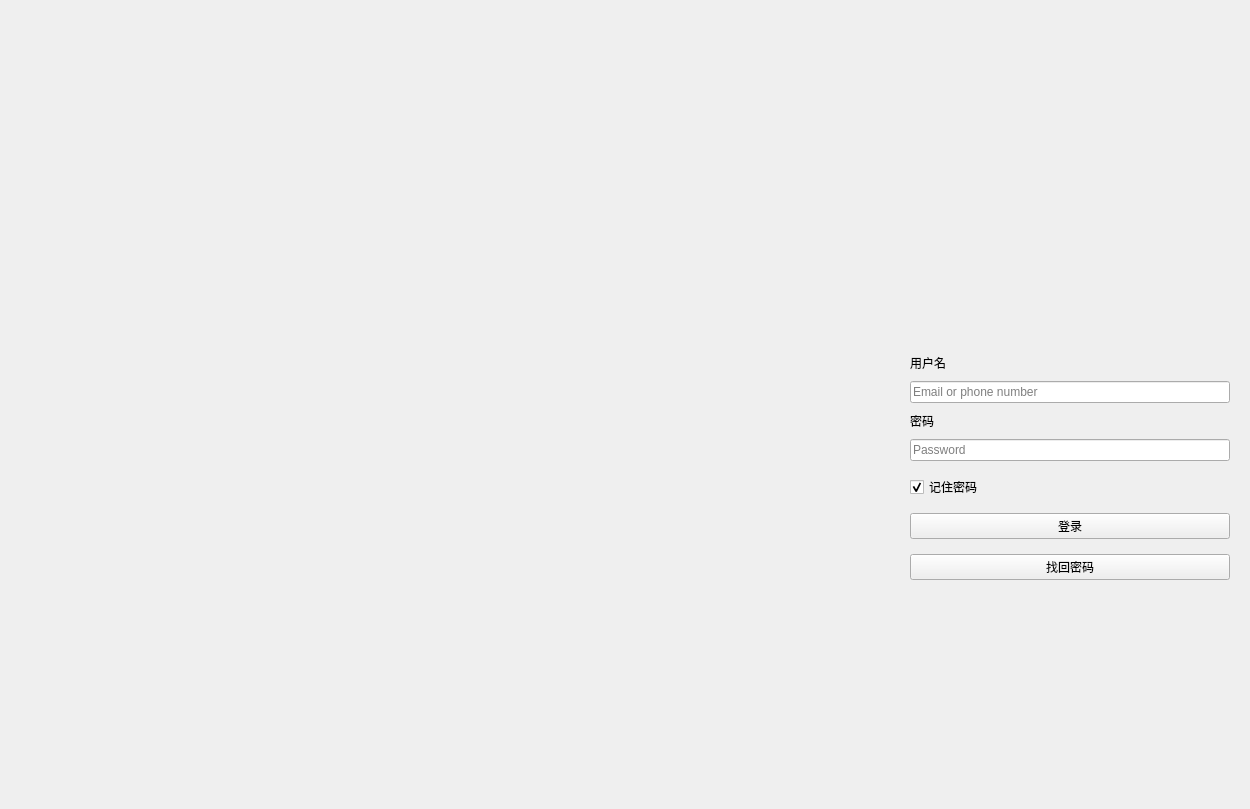
<?xml version="1.0" encoding="UTF-8"?>
<ui version="4.0">
 <class>Form</class>
 <widget class="QWidget" name="Form">
  <property name="geometry">
   <rect>
    <x>0</x>
    <y>0</y>
    <width>1250</width>
    <height>809</height>
   </rect>
  </property>
  <property name="minimumSize">
   <size>
    <width>700</width>
    <height>500</height>
   </size>
  </property>
  <property name="windowTitle">
   <string>Form</string>
  </property>
  <layout class="QHBoxLayout" name="horizontalLayout">
   <property name="spacing">
    <number>0</number>
   </property>
   <property name="leftMargin">
    <number>0</number>
   </property>
   <property name="topMargin">
    <number>0</number>
   </property>
   <property name="rightMargin">
    <number>0</number>
   </property>
   <property name="bottomMargin">
    <number>0</number>
   </property>
   <item>
    <widget class="QLabel" name="label">
     <property name="text">
      <string/>
     </property>
     <property name="pixmap">
      <pixmap resource="../resource.qrc">:/images/background.jpg</pixmap>
     </property>
     <property name="scaledContents">
      <bool>true</bool>
     </property>
    </widget>
   </item>
   <item>
    <widget class="QWidget" name="widget" native="true">
     <property name="sizePolicy">
      <sizepolicy hsizetype="Preferred" vsizetype="Preferred">
       <horstretch>0</horstretch>
       <verstretch>0</verstretch>
      </sizepolicy>
     </property>
     <property name="minimumSize">
      <size>
       <width>360</width>
       <height>0</height>
      </size>
     </property>
     <property name="maximumSize">
      <size>
       <width>360</width>
       <height>16777215</height>
      </size>
     </property>
     <property name="styleSheet">
      <string notr="true">QLabel{
	font: 13px 'Microsoft YaHei'
}</string>
     </property>
     <layout class="QVBoxLayout" name="verticalLayout_2">
      <property name="spacing">
       <number>9</number>
      </property>
      <property name="leftMargin">
       <number>20</number>
      </property>
      <property name="topMargin">
       <number>20</number>
      </property>
      <property name="rightMargin">
       <number>20</number>
      </property>
      <property name="bottomMargin">
       <number>20</number>
      </property>
      <item>
       <spacer name="verticalSpacer">
        <property name="orientation">
         <enum>Qt::Vertical</enum>
        </property>
        <property name="sizeHint" stdset="0">
         <size>
          <width>20</width>
          <height>40</height>
         </size>
        </property>
       </spacer>
      </item>
      <item alignment="Qt::AlignHCenter">
       <widget class="QLabel" name="label_2">
        <property name="enabled">
         <bool>true</bool>
        </property>
        <property name="sizePolicy">
         <sizepolicy hsizetype="Preferred" vsizetype="Expanding">
          <horstretch>0</horstretch>
          <verstretch>0</verstretch>
         </sizepolicy>
        </property>
        <property name="minimumSize">
         <size>
          <width>100</width>
          <height>100</height>
         </size>
        </property>
        <property name="maximumSize">
         <size>
          <width>100</width>
          <height>100</height>
         </size>
        </property>
        <property name="text">
         <string/>
        </property>
        <property name="pixmap">
         <pixmap resource="../resource.qrc">:/images/logo.png</pixmap>
        </property>
        <property name="scaledContents">
         <bool>true</bool>
        </property>
       </widget>
      </item>
      <item>
       <spacer name="verticalSpacer_3">
        <property name="orientation">
         <enum>Qt::Vertical</enum>
        </property>
        <property name="sizeType">
         <enum>QSizePolicy::Fixed</enum>
        </property>
        <property name="sizeHint" stdset="0">
         <size>
          <width>20</width>
          <height>15</height>
         </size>
        </property>
       </spacer>
      </item>
      <item>
       <layout class="QGridLayout" name="gridLayout" columnstretch="0">
        <property name="horizontalSpacing">
         <number>4</number>
        </property>
        <property name="verticalSpacing">
         <number>9</number>
        </property>
       </layout>
      </item>
      <item>
       <widget class="BodyLabel" name="label_5">
        <property name="text">
         <string>用户名</string>
        </property>
       </widget>
      </item>
      <item>
       <widget class="LineEdit" name="lineEdit_3">
        <property name="placeholderText">
         <string>Email or phone number</string>
        </property>
        <property name="clearButtonEnabled">
         <bool>true</bool>
        </property>
       </widget>
      </item>
      <item>
       <widget class="BodyLabel" name="label_6">
        <property name="text">
         <string>密码</string>
        </property>
       </widget>
      </item>
      <item>
       <widget class="LineEdit" name="lineEdit_4">
        <property name="echoMode">
         <enum>QLineEdit::Password</enum>
        </property>
        <property name="placeholderText">
         <string>Password</string>
        </property>
        <property name="clearButtonEnabled">
         <bool>true</bool>
        </property>
       </widget>
      </item>
      <item>
       <spacer name="verticalSpacer_5">
        <property name="orientation">
         <enum>Qt::Vertical</enum>
        </property>
        <property name="sizeType">
         <enum>QSizePolicy::Fixed</enum>
        </property>
        <property name="sizeHint" stdset="0">
         <size>
          <width>20</width>
          <height>5</height>
         </size>
        </property>
       </spacer>
      </item>
      <item>
       <widget class="CheckBox" name="checkBox">
        <property name="text">
         <string>记住密码</string>
        </property>
        <property name="checked">
         <bool>true</bool>
        </property>
       </widget>
      </item>
      <item>
       <spacer name="verticalSpacer_4">
        <property name="orientation">
         <enum>Qt::Vertical</enum>
        </property>
        <property name="sizeType">
         <enum>QSizePolicy::Fixed</enum>
        </property>
        <property name="sizeHint" stdset="0">
         <size>
          <width>20</width>
          <height>5</height>
         </size>
        </property>
       </spacer>
      </item>
      <item>
       <widget class="PrimaryPushButton" name="pushButton">
        <property name="text">
         <string>登录</string>
        </property>
       </widget>
      </item>
      <item>
       <spacer name="verticalSpacer_6">
        <property name="orientation">
         <enum>Qt::Vertical</enum>
        </property>
        <property name="sizeType">
         <enum>QSizePolicy::Fixed</enum>
        </property>
        <property name="sizeHint" stdset="0">
         <size>
          <width>20</width>
          <height>6</height>
         </size>
        </property>
       </spacer>
      </item>
      <item>
       <widget class="HyperlinkButton" name="pushButton_2">
        <property name="text">
         <string>找回密码</string>
        </property>
       </widget>
      </item>
      <item>
       <spacer name="verticalSpacer_2">
        <property name="orientation">
         <enum>Qt::Vertical</enum>
        </property>
        <property name="sizeHint" stdset="0">
         <size>
          <width>20</width>
          <height>40</height>
         </size>
        </property>
       </spacer>
      </item>
     </layout>
    </widget>
   </item>
  </layout>
 </widget>
 <customwidgets>
  <customwidget>
   <class>LineEdit</class>
   <extends>QLineEdit</extends>
   <header>qfluentwidgets</header>
  </customwidget>
  <customwidget>
   <class>CheckBox</class>
   <extends>QCheckBox</extends>
   <header>qfluentwidgets</header>
  </customwidget>
  <customwidget>
   <class>PrimaryPushButton</class>
   <extends>QPushButton</extends>
   <header>qfluentwidgets</header>
  </customwidget>
  <customwidget>
   <class>HyperlinkButton</class>
   <extends>QPushButton</extends>
   <header>qfluentwidgets</header>
  </customwidget>
  <customwidget>
   <class>BodyLabel</class>
   <extends>QLabel</extends>
   <header>qfluentwidgets</header>
  </customwidget>
 </customwidgets>
 <resources>
  <include location="../resource.qrc"/>
 </resources>
 <connections/>
</ui>
